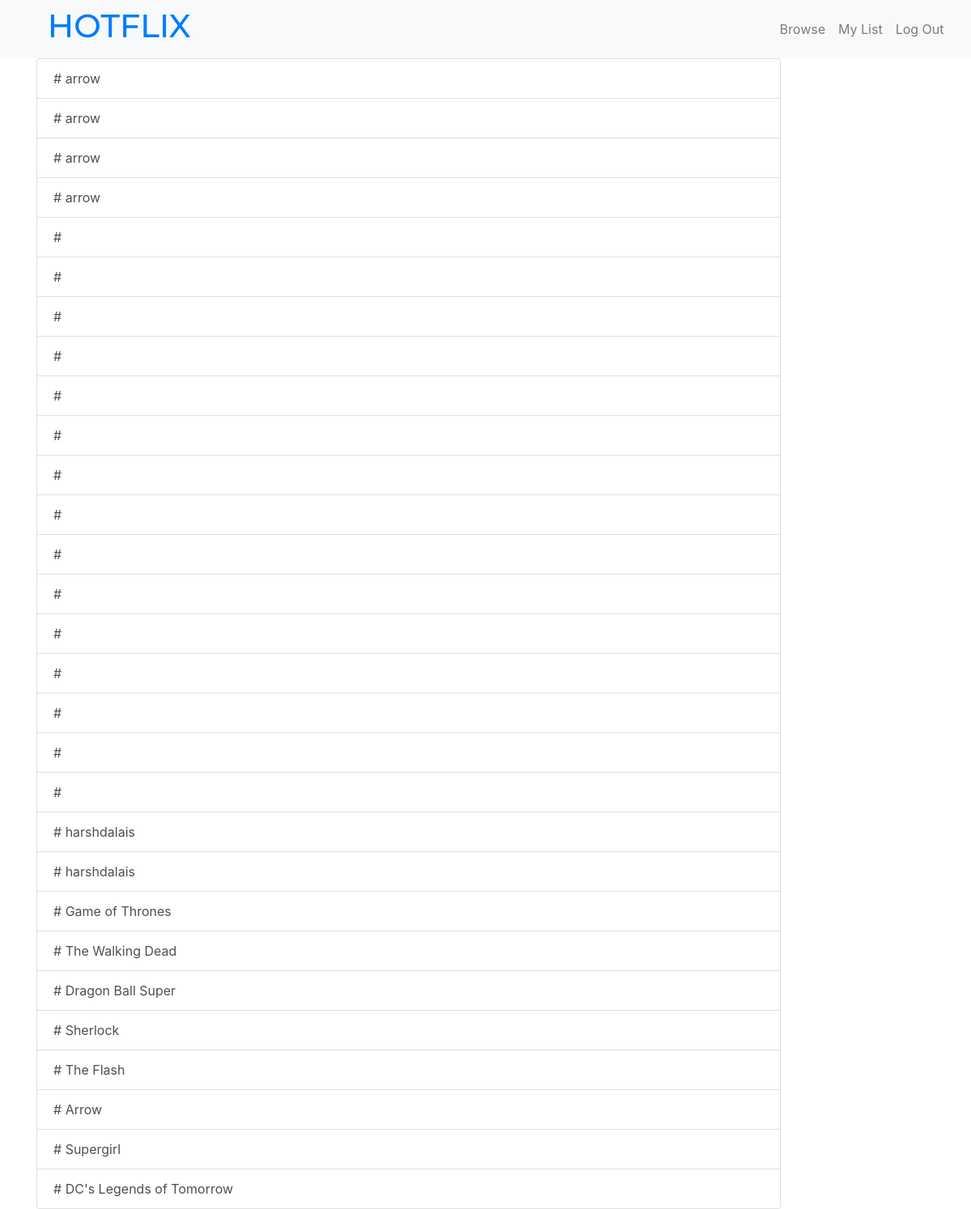
Screenshot of /browse/my_list/ (signed in) with the database file from the repository.
### main/models.py (models this page shows, shortened)
class My_list(models.Model):
    user = models.ForeignKey(settings.AUTH_USER_MODEL, on_delete=models.CASCADE)
    title = models.CharField(max_length=100)
    perma = models.CharField(max_length=100)

### main/views.py (the view)
# urls.py: path("browse/my_list/", views.list, name="list"),
@login_required
def list(request):
    post = My_list.objects.filter(user=request.user)
    return render(request, 'main/list.html', {'posts': post})

### main/templates/main/list.html
{% extends "main/base.html" %}
{% block content %}
<div class="list-group">
{% for post in posts %}
  <a href="{% url 'detail' permalink=post.perma %}" class="list-group-item list-group-item-action">
    #  {{ post.title }}
  </a>
{% endfor %}
</div>
{% endblock%}

### main/static/css/main.css (style rules this page uses)
html { background: url("http://www.brandgradients.com/img/backgrounds/netflix-hex-colors-gradient-background.png"); -webkit-background-size: cover; -moz-background-size: cover; -o-background-size: cover; background-size: cover; }
body { background: none; }

### rows the page displays
My_list: title "arrow"
My_list: title "arrow"
My_list: title "arrow"
My_list: title "arrow"
My_list: title "harshdalais"
My_list: title "harshdalais"
My_list: title "Game of Thrones"
My_list: title "The Walking Dead"
My_list: title "Dragon Ball Super"
My_list: title "Sherlock"
My_list: title "The Flash"
My_list: title "Arrow"
My_list: title "Supergirl"
My_list: title "DC's Legends of Tomorrow"
